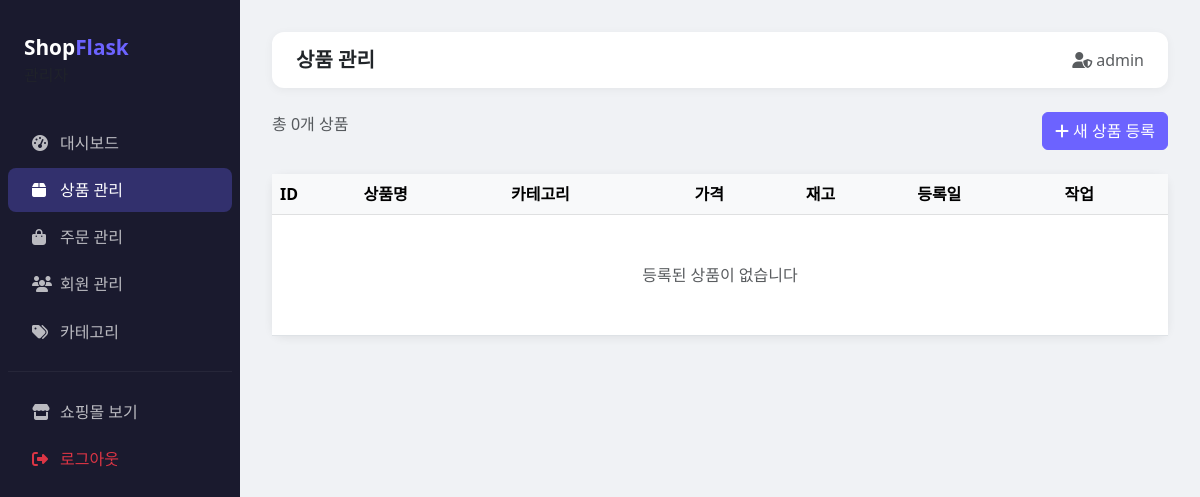
/admin/products (signed in), run on an earlier commit of the app's database.
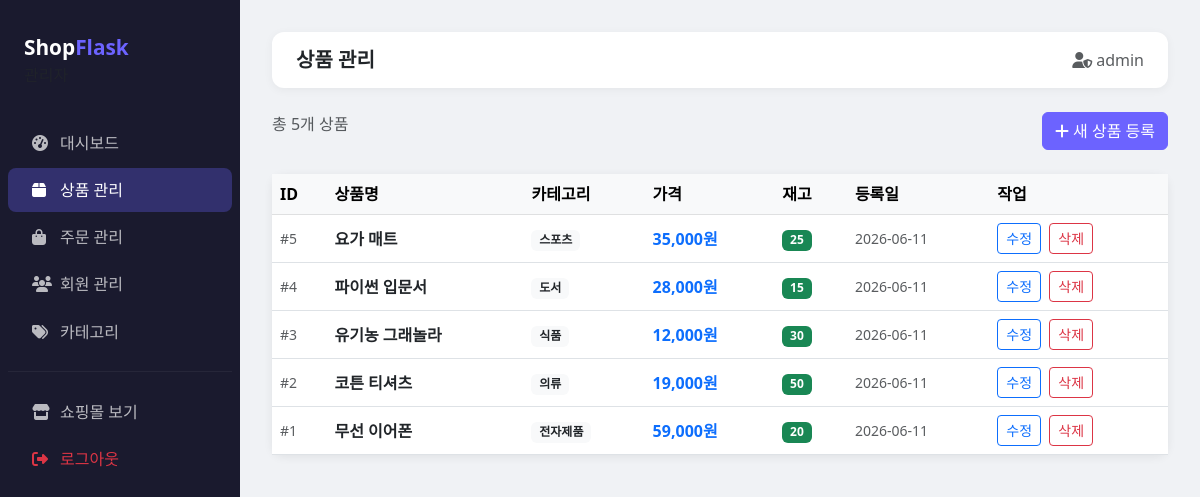
And on a later commit of the database.
### models/product.py (models this page shows)
class Product(db.Model):
    __tablename__ = 'products'
    id = db.Column(db.Integer, primary_key=True)
    name = db.Column(db.String(100), nullable=False)
    description = db.Column(db.Text)
    price = db.Column(db.Integer, nullable=False)
    stock = db.Column(db.Integer, default=0)
    image = db.Column(db.String(200), default='default.png')
    category_id = db.Column(db.Integer, db.ForeignKey('categories.id'))
    created_at = db.Column(db.DateTime, default=datetime.utcnow)
    order_items = db.relationship('OrderItem', backref='product', lazy=True)
    cart_items = db.relationship('CartItem', backref='product', lazy=True)

class Category(db.Model):
    __tablename__ = 'categories'
    id = db.Column(db.Integer, primary_key=True)
    name = db.Column(db.String(50), unique=True, nullable=False)
    products = db.relationship('Product', backref='category', lazy=True)

### routes/admin.py (the view)
@admin_bp.route('/products')
@admin_required
def products():
    page = request.args.get('page', 1, type=int)
    products = Product.query.order_by(Product.created_at.desc()).paginate(page=page, per_page=15)
    return render_template('admin/products.html', products=products)

### models/user.py (called while the page is built)
@login_manager.user_loader
def load_user(user_id):
    return User.query.get(int(user_id))

### routes/admin.py (called while the page is built)
def admin_required(f):
    @wraps(f)
    def decorated(*args, **kwargs):
        if not current_user.is_authenticated or not current_user.is_admin:
            flash('관리자 권한이 필요합니다.', 'danger')
            return redirect(url_for('user.index'))
        return f(*args, **kwargs)
    return login_required(decorated)

### templates/admin/products.html (shortened to what this page needs)
{% extends 'admin/base_admin.html' %}
{% block page_title %}상품 관리{% endblock %}
{% block content %}
<div class="d-flex justify-content-between mb-4">
  <span class="text-muted">총 {{ products.total }}개 상품</span>
  <a href="{{ url_for('admin.new_product') }}" class="btn btn-primary"><i class="fas fa-plus me-1"></i>새 상품 등록</a>
</div>
<div class="card">
  <div class="table-responsive">
    <table class="table table-hover align-middle mb-0">
      <thead class="table-light">
        <tr><th>ID</th><th>상품명</th><th>카테고리</th><th>가격</th><th>재고</th><th>등록일</th><th>작업</th></tr>
      </thead>
      <tbody>
      {% for product in products.items %}
      <tr>
        <td class="text-muted small">#{{ product.id }}</td>
        <td><strong>{{ product.name }}</strong></td>
        <td><span class="badge bg-light text-dark">{{ product.category.name if product.category else '-' }}</span></td>
        <td class="text-primary fw-semibold">{{ "{:,}".format(product.price) }}원</td>
        <td>
          {% if product.stock == 0 %}<span class="badge bg-secondary">품절</span>
          {% elif product.stock < 5 %}<span class="badge bg-warning text-dark">{{ product.stock }}</span>
          {% else %}<span class="badge bg-success">{{ product.stock }}</span>{% endif %}
        </td>
        <td class="text-muted small">{{ product.created_at.strftime('%Y-%m-%d') }}</td>
        <td>
          <a href="{{ url_for('admin.edit_product', product_id=product.id) }}" class="btn btn-sm btn-outline-primary me-1">수정</a>
          <form action="{{ url_for('admin.delete_product', product_id=product.id) }}" method="POST" class="d-inline" onsubmit="return confirm('삭제할까요?')">
            <button class="btn btn-sm btn-outline-danger">삭제</button>
          </form>
        </td>
      </tr>
      {% else %}
      <tr><td colspan="7" class="text-center py-5 text-muted">등록된 상품이 없습니다</td></tr>
      {% endfor %}
      </tbody>
    </table>
  </div>
</div>
{% endblock %}

What changed in the data, as far as the page shows it:
added Product: id "5", name "요가 매트", category "스포츠", price "35,000", stock "25", created_at "2026-06-11"
added Product: id "4", name "파이썬 입문서", category "도서", price "28,000", stock "15", created_at "2026-06-11"
added Product: id "3", name "유기농 그래놀라", category "식품", price "12,000", stock "30", created_at "2026-06-11"
added Product: id "2", name "코튼 티셔츠", category "의류", price "19,000", stock "50", created_at "2026-06-11"
added Product: id "1", name "무선 이어폰", category "전자제품", price "59,000", stock "20", created_at "2026-06-11"
Also different on the page:
{{ products.total }}: "0" → "5"
text no longer shown: "등록된 상품이 없습니다"
